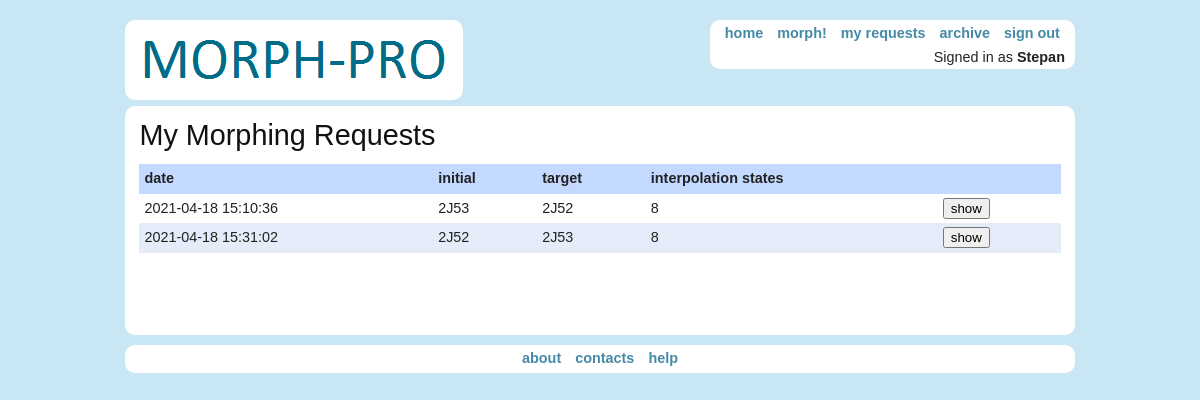
/history (signed in), run on an earlier commit of the app's database.
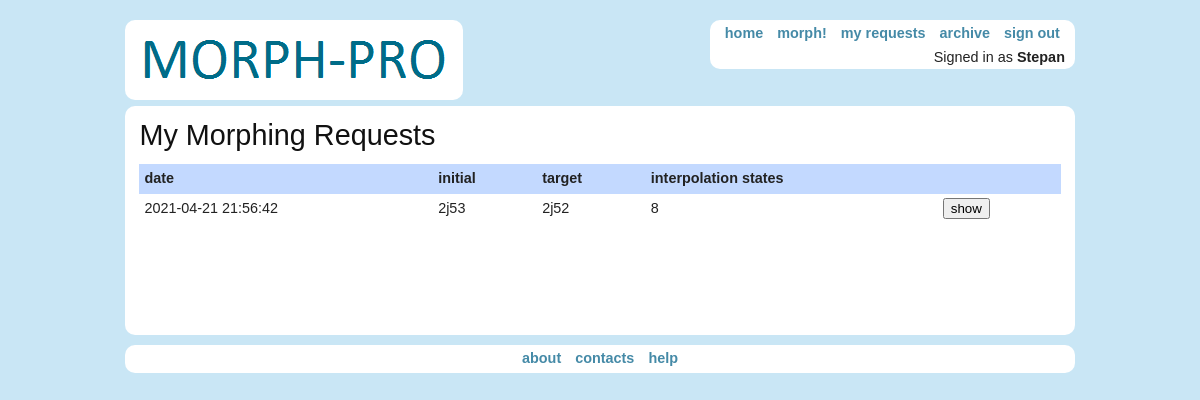
And on a later commit of the database.
### morphserverapp/models.py (models this page shows, shortened)
class MorphRequest(models.Model):
    author = models.IntegerField()
    protein_a_name = models.CharField(max_length=256)
    protein_b_name = models.CharField(max_length=256)
    morphing_count = models.IntegerField()
    auto_interpolation = models.BooleanField(default=False)
    created_at = models.DateTimeField()

### morphserverapp/views.py (the view)
# urls.py: path('history',views.history,name='history'),
def history(request):
    my_request_template = loader.get_template('morphserverapp/history.html')
    my_mr_table = []
    for mr in MorphRequest.objects.all():
        if mr.author == request.session.get('user_id'):
            my_mr_table.append([str(mr.created_at)[:len(str(mr.created_at)) - 7], str(mr.protein_a_name),
                 str(mr.protein_b_name), str(mr.morphing_count), '/morph/' + str(mr.id)])
    return HttpResponse(my_request_template.render({'morph_requests': my_mr_table, 'user_greeting': request.session.get('name')},request))

### morphserverapp/templates/morphserverapp/history.html (shortened to what this page needs)
<!DOCTYPE html>
<html>
{% load static %}
<head>
<link rel="stylesheet" media="screen" href="{% static 'stylesheets/blueprint/screen.css' %}" />
<link rel="stylesheet" media="print" href="{% static 'stylesheets/blueprint/print.css' %}" />
<link rel="stylesheet" media="screen" href="{% static 'stylesheets/blueprint/ie.css' %}" />
<link rel="stylesheet" media="screen" href="{% static 'stylesheets/custom.css' %}" />
<link rel="stylesheet" media="screen" href="{% static 'stylesheets/common.css' %}" />
<link rel="stylesheet" media="screen" href="{% static 'stylesheets/pages.css' %}" />
</head>
<body>
  <div class="container">
    <header>
  <a href="/"><img alt="Morphing server" class="round" src="{% static 'images/logo.png' %}" /></a>
<nav class="round">
  <ul>
    <li><a href="/">home</a></li>
    <li><a href="/morph/new">morph!</a></li>
      {% if user_greeting %}
      <li><a href="/history">my requests</a></li>
      {% endif %}
    <li><a href="/morph/archive">archive</a></li>
      {% if user_greeting %}
      <li> <a href="/user/sign_out">sign out</a></li>
      {% else %}
      <li> <a href="/user/sign_in">sign in</a></li>
      {% endif %}
  </ul>
  <div id="user-greeting">
      {% if user_greeting %}
        Signed in as <strong>{{user_greeting}}</strong>
      {% else %}
        Not signed in
      {% endif %}
  </div>
</nav>
</header>
    <section class="round">
      <h1>My Morphing Requests</h1>
<table id="index-morph-requests">
    <thead>
    <tr>
      <th>date</th>
      <th>initial</th>
      <th>target</th>
      <th>interpolation states</th>
      <th></th>
    </tr>
    </thead>
    <tbody>
    {% if morph_requests|length > 0 %}
    {% for morph_request in morph_requests %}
      <tr>
          {% for val in morph_request|slice:":4" %}
          <td>{{val}}</td>
          {% endfor %}
          <td>
              <form class="button_to" method="get" action="{{morph_request|last}}"><input type="submit" value="show"></form>
          </td>
    {% endfor %}
    {% endif %}
    </tbody>
</table>
    </section>
    <footer>
  <nav class="round">
      <ul>
        <li><a href="/about">about</a></li>
        <li><a href="/contacts">contacts</a></li>
        <li><a href="/help">help</a></li>
      </ul>
  </nav>
</footer>
  </div>
</body>
</html>

What changed in the data, as far as the page shows it:
removed MorphRequest: morph_request "2J53" "2J52"
removed MorphRequest: morph_request "2J52" "2J53"
added MorphRequest: morph_request "2j53" "2j52"
Also different on the page:
list line gone: "2021-04-18 15:10:36"
new list line: "2021-04-21 21:56:42"
list line gone: "2021-04-18 15:31:02 8 show"
